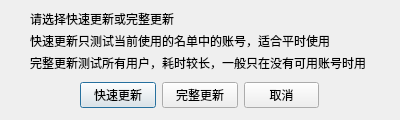
<?xml version="1.0" encoding="UTF-8"?>
<ui version="4.0">
 <class>Dialog</class>
 <widget class="QDialog" name="Dialog">
  <property name="geometry">
   <rect>
    <x>0</x>
    <y>0</y>
    <width>400</width>
    <height>120</height>
   </rect>
  </property>
  <property name="windowTitle">
   <string>选择测试模式</string>
  </property>
  <widget class="QWidget" name="horizontalLayoutWidget">
   <property name="geometry">
    <rect>
     <x>80</x>
     <y>80</y>
     <width>239</width>
     <height>31</height>
    </rect>
   </property>
   <layout class="QHBoxLayout" name="buttons_layout">
    <item>
     <widget class="QPushButton" name="fast_update_button">
      <property name="text">
       <string>快速更新</string>
      </property>
     </widget>
    </item>
    <item>
     <widget class="QPushButton" name="full_update_button">
      <property name="text">
       <string>完整更新</string>
      </property>
     </widget>
    </item>
    <item>
     <widget class="QPushButton" name="cancel_button">
      <property name="text">
       <string>取消</string>
      </property>
     </widget>
    </item>
   </layout>
  </widget>
  <widget class="QWidget" name="verticalLayoutWidget">
   <property name="geometry">
    <rect>
     <x>30</x>
     <y>10</y>
     <width>338</width>
     <height>61</height>
    </rect>
   </property>
   <layout class="QVBoxLayout" name="text_layout">
    <item>
     <widget class="QLabel" name="label">
      <property name="text">
       <string>请选择快速更新或完整更新</string>
      </property>
     </widget>
    </item>
    <item>
     <widget class="QLabel" name="label_2">
      <property name="text">
       <string>快速更新只测试当前使用的名单中的账号，适合平时使用</string>
      </property>
     </widget>
    </item>
    <item>
     <widget class="QLabel" name="label_3">
      <property name="text">
       <string>完整更新测试所有用户，耗时较长，一般只在没有可用账号时用</string>
      </property>
     </widget>
    </item>
   </layout>
  </widget>
 </widget>
 <resources/>
 <connections>
  <connection>
   <sender>cancel_button</sender>
   <signal>clicked()</signal>
   <receiver>Dialog</receiver>
   <slot>close()</slot>
   <hints>
    <hint type="sourcelabel">
     <x>276</x>
     <y>104</y>
    </hint>
    <hint type="destinationlabel">
     <x>330</x>
     <y>74</y>
    </hint>
   </hints>
  </connection>
  <connection>
   <sender>full_update_button</sender>
   <signal>clicked()</signal>
   <receiver>Dialog</receiver>
   <slot>full_update()</slot>
   <hints>
    <hint type="sourcelabel">
     <x>195</x>
     <y>93</y>
    </hint>
    <hint type="destinationlabel">
     <x>75</x>
     <y>68</y>
    </hint>
   </hints>
  </connection>
  <connection>
   <sender>fast_update_button</sender>
   <signal>clicked()</signal>
   <receiver>Dialog</receiver>
   <slot>fast_update()</slot>
   <hints>
    <hint type="sourcelabel">
     <x>101</x>
     <y>93</y>
    </hint>
    <hint type="destinationlabel">
     <x>207</x>
     <y>66</y>
    </hint>
   </hints>
  </connection>
 </connections>
 <slots>
  <slot>full_update()</slot>
  <slot>fast_update()</slot>
 </slots>
</ui>
